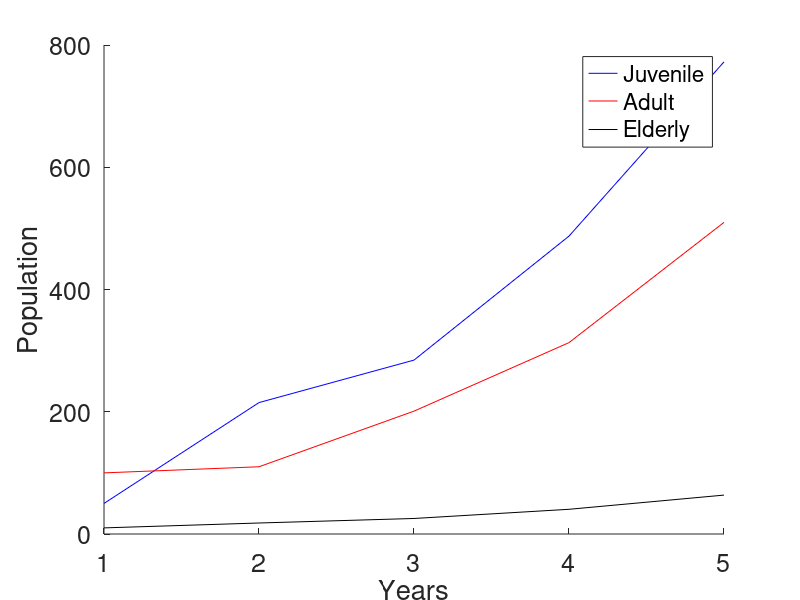

Write the MATLAB code that produced this figure.
%
nmax = input('please enter the final time (in years): ');

%preallocate space for juv breeding adult and elderly pops

J = NaN(1, nmax);
A = NaN(1, nmax);
E = NaN(1, nmax);

% set initial pop 
J(1) = 50;
A(1) = 100;
E(1) = 10;

%loop to update pops

for n = 1:nmax-1
    J(n+1) = 0.3*J(n) + 2*A(n);
    A(n+1) = 0.5*J(n) + 0.85*A(n);
    E(n+1) = 0.1*A(n) + 0.8*E(n);


end
tyears = 1:nmax;

figure(1);clf;hold on
plot(tyears, J,'b')
plot(tyears, A, 'r')
plot(tyears, E, 'k')
xlabel('Years', 'FontSize',24)
ylabel('Population')
set(gca,'FontSize',18)
legend('Juvenile', 'Adult', 'Elderly')
